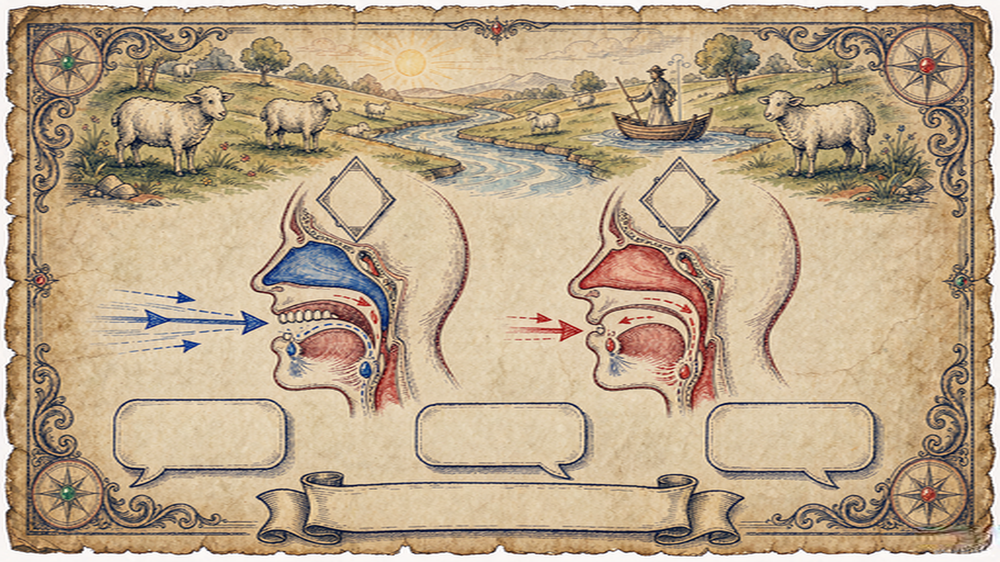
#> input picture 图片/定稿/B02-阳光农场_iː-vs-ɪ.png, 1000 x 562 px, shrunk from 1536 x 864 before the run, found by its file name; its folder holds 4 pictures in this run
$ python diag_bubbles2.py
#> lines starting #> are read from the running program, lines starting #| are printed output that depends on the picture; after the words box and inside, x2 and y2 are one past the last pixel; in counts of white or black regions, pixels touching at a corner belong together
# -*- coding: utf-8 -*-
"""精确检测 24 张 B 图的气泡（顶边+底边配对）与横幅位置"""
from PIL import Image
import numpy as np
import os

BASE = r"C:/Users/86135/WorkBuddy/英语音标播客/图片/定稿"

def analyze(path):
    im = np.array(Image.open(path).convert("RGB"))
#> im is the input picture: shape (562, 1000, 3); mean R, G, B 187, 165.4, 136.8
    bright = im.sum(axis=2) / 3
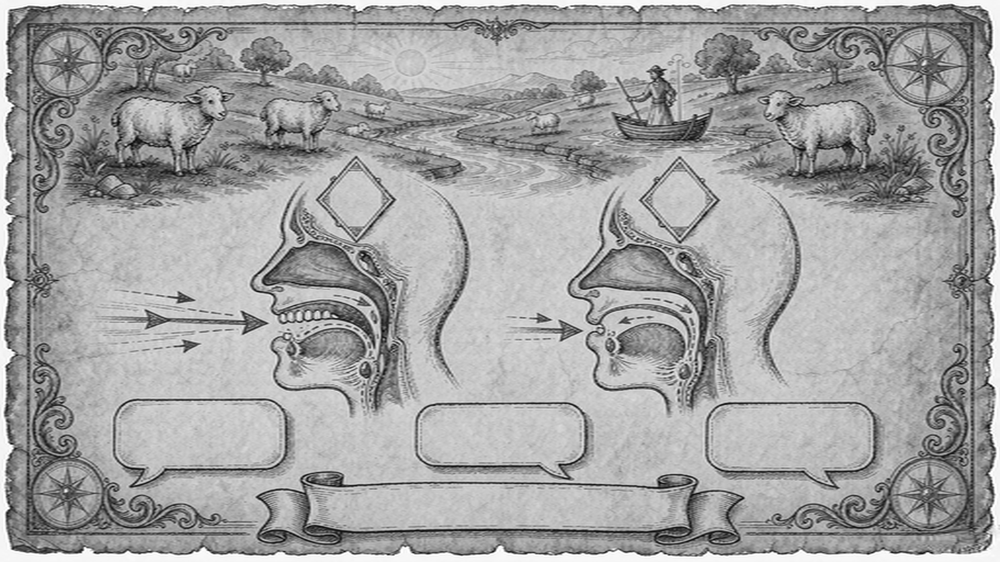
#> bright: shape (562, 1000) float64; min 4, max 255, mean 163.1
    H, W = bright.shape
#> H = 562; W = 1000
    dark = bright < 150
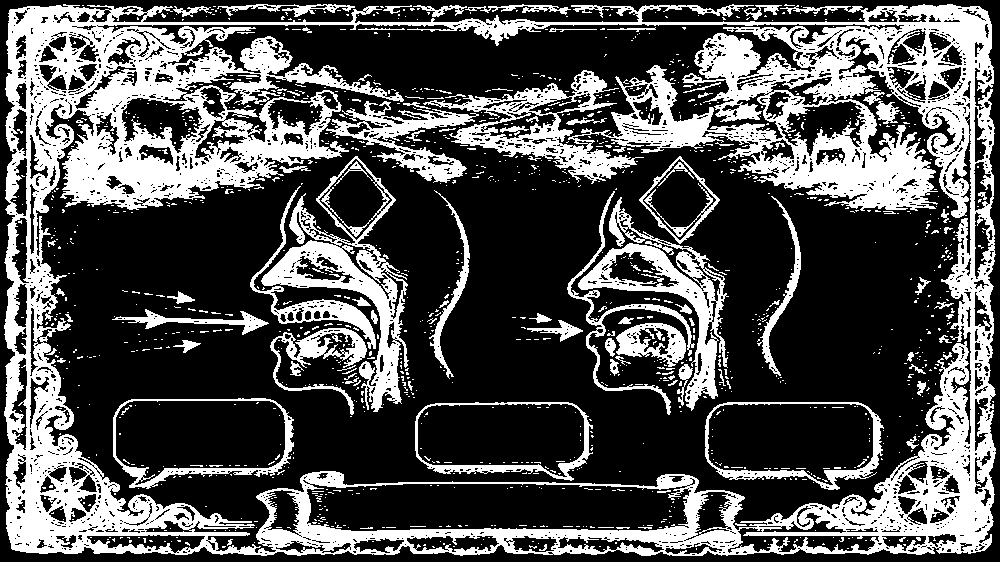
#> dark: shape (562, 1000) bool; 32.1% white; 1355 white regions (1246 under 20 px), largest, box (x1, y1, x2, y2) and area: (4, 4, 996, 556) 132342, (261, 156, 409, 412) 8307, (578, 197, 729, 411) 6426
    # 收集所有长run（>100px）作为边线段
    segs = []  # (yc, xc, ln)
    for y in range(int(0.60*H), int(0.97*H)):
        row = dark[y]; xx = 0
        while xx < W:
            if row[xx]:
                x0 = xx
                while xx < W and row[xx]: xx += 1
                if xx - x0 > 100:
                    segs.append((y, (x0+xx)/2, xx-x0))
            else:
                xx += 1
#> after the loop, segs = 32 items, first 6: (399, 201, 140), (400, 201, 146), (402, 793, 132), (403, 504, 138), (403, 792.5, 139), (465, 484, 114)
    # 聚类：相邻行、x中心接近的run归为一组（气泡的一条边）
    groups = []
    for y, xc, ln in segs:
        for g in groups:
            if abs(g["yc"] - y) <= 4 and abs(g["xc"] - xc) < 70 and abs(g["ln"] - ln) < 90:
                g["ys"].append(y); g["xc"] = (g["xc"]*g["n"] + xc)/(g["n"]+1); g["n"] += 1
                g["ln"] = max(g["ln"], ln)
                break
        else:
            groups.append({"yc": y, "xc": xc, "ln": ln, "n": 1, "ys": [y]})
#> this loop made 32 passes
#> (y, xc, ln) on passes 1 to 12: (399, 201, 140), (400, 201, 146), (402, 793, 132), (403, 504, 138), (403, 792.5, 139), (465, 484, 114), (466, 485.5, 113), (467, 487.5, 111), (469, 221, 114), (482, 473.5, 151), (483, 484, 216), (495, 933.5, 103)
#> after the loop, g = {'yc': 533, 'xc': 851.5, 'ln': 242, 'n': 3, 'ys': [533, 534, 535]}; groups = 18 items
    edges = [(np.mean(g["ys"]), g["xc"], g["ln"]) for g in groups]
#> edges = 18 items, first 6: (399.5, 201, 146), (402.5, 792.8, 139), (403, 504, 138), (466, 485.7, 114), (469, 221, 114), (482.5, 478.8, 216)
    # 气泡：两条边（顶/底），x中心接近、垂直间距50-150
    bubbles = []
    for i in range(len(edges)):
        for j in range(i+1, len(edges)):
            a, b = edges[i], edges[j]
            dy = abs(a[0] - b[0])
            if abs(a[1] - b[1]) < 60 and 50 < dy < 150:
                bubbles.append(((a[1]+b[1])/2, (a[0]+b[0])/2, dy))
#> this loop made 18 passes
#> after the loop, bubbles = [(211, 434.2, 69.5), (197.2, 465.8, 132.5), (822.1, 468.2, 131.5), (494.8, 434.5, 63), (491.4, 442.8, 79.5), (499.8, 466.2, 126.5), (500, 467, 128), (525, 468, 130), (490.6, 497.8, 63.5), (490.8, 498.5, 65), (207.2, 500.5, 63)]
    # 去重（中心距>150）
    out = []
    for cx, cy, dy in bubbles:
        if all((cx-ox)**2 + (cy-oy)**2 > 150**2 for ox, oy, _ in out):
            out.append((cx, cy, dy))
#> this loop made 11 passes
#> after the loop, out = [(211, 434.2, 69.5), (822.1, 468.2, 131.5), (494.8, 434.5, 63)]
    out.sort()
    # 横幅：y>0.80H 的最宽run
    band = [(ln, yc) for yc, xc, ln in edges if yc > 0.80*H]
#> band = [(114, 466), (114, 469), (216, 482.5), (103, 495), (241, 529.5), (402, 531), (130, 532), (107, 532), (147, 534), (165, 534), (145, 532), (242, 533.5), (128, 533), (242, 534), (109, 537)]
    band.sort(reverse=True)
    banner_y = band[0][1] if band else None
#> banner_y = 531
    return out, banner_y

files = sorted(f for f in os.listdir(BASE) if f.startswith("B") and f.endswith(".png"))
for f in files:
    bs, by = analyze(os.path.join(BASE, f))
    s = "  ".join(f"({int(cx)},{int(cy)},h{int(dy)})" for cx, cy, dy in bs)
    print(f"{f[:26]:28s} bubbles[{len(bs)}]: {s}   bannerY={int(by) if by else '-'}")
#| B02-阳光农场_iː-vs-ɪ.png         bubbles[3]: (211,434,h69)  (494,434,h63)  (822,468,h131)   bannerY=531

$ run again, on 图片/定稿/B03-早餐桌_e-vs-æ.png
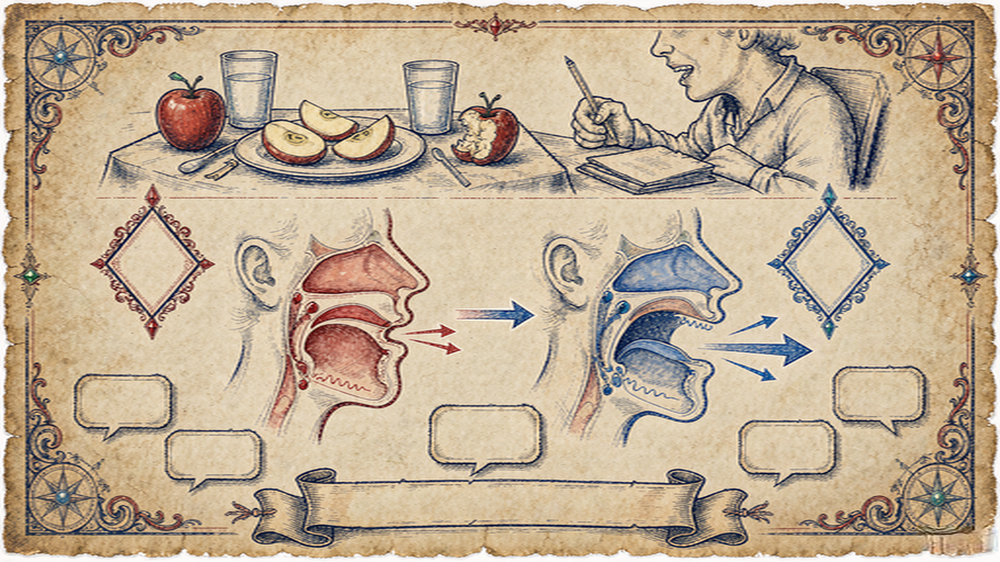
#> input picture 图片/定稿/B03-早餐桌_e-vs-æ.png, 1000 x 562 px, shrunk from 1536 x 864 before the run, found by its file name
#> in analyze, im is the input picture: shape (562, 1000, 3); mean R, G, B 191.1, 171.9, 147.3
#> in analyze, `bright = im.sum(axis=2) / 3`:
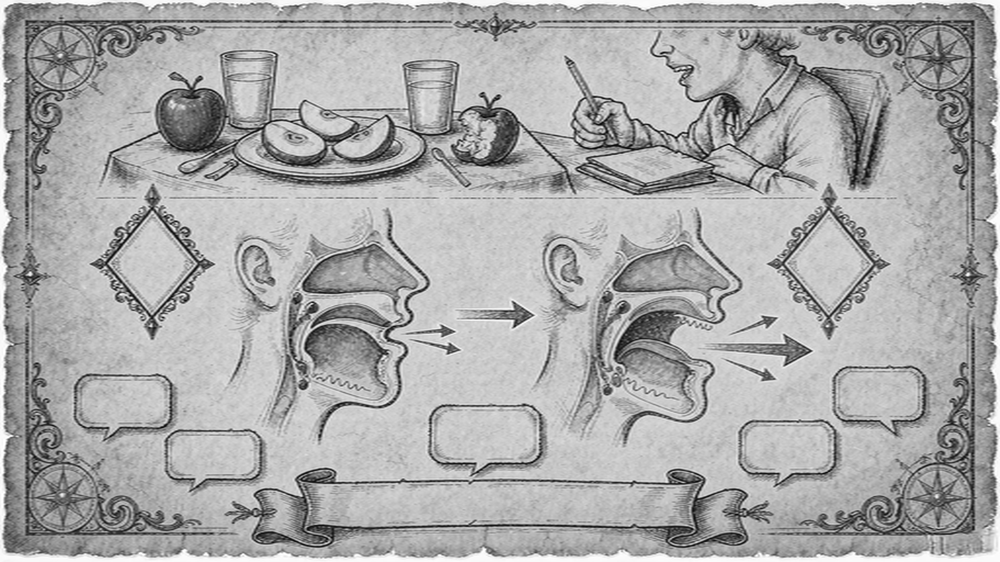
#> bright: shape (562, 1000) float64; min 7.67, max 255, mean 170.1
#> in analyze, `dark = bright < 150`:
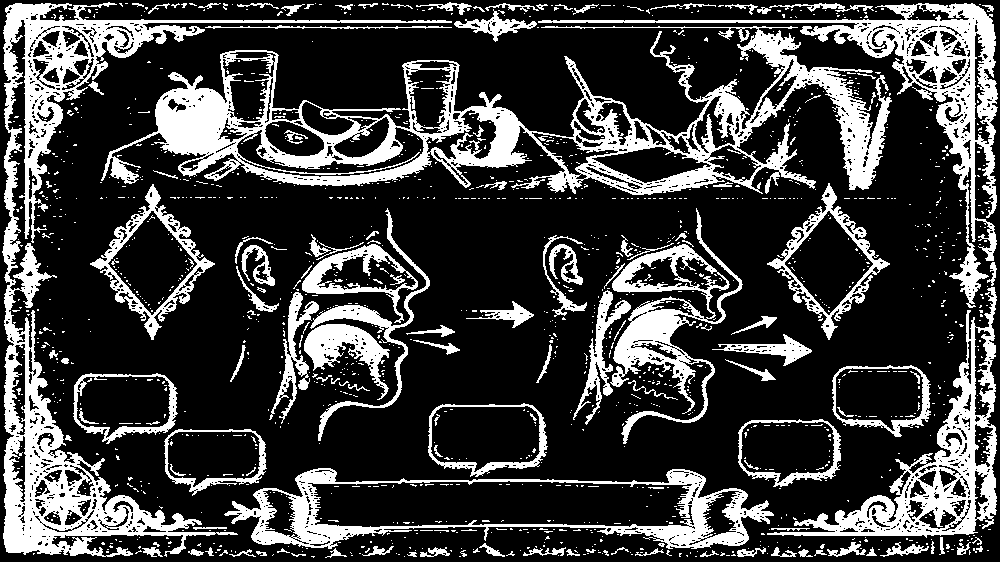
#> dark: shape (562, 1000) bool; 24.8% white; 1496 white regions (1361 under 20 px), largest, box (x1, y1, x2, y2) and area: (101, 26, 892, 195) 33159, (2, 2, 452, 557) 26449, (538, 3, 998, 308) 13145
#> after the loop in analyze, `for y in range(int(0.60*H), int(0.97*H)):`: segs = 16 items, first 6: (480, 525, 106), (481, 435, 146), (481, 561, 102), (483, 644, 102), (525, 513.5, 183), (526, 504.5, 249)
#> the loop in analyze, `for y, xc, ln in segs:` made 16 passes
#> after the loop in analyze, `for y, xc, ln in segs:`: g = {'yc': 532, 'xc': 868.1, 'ln': 207, 'n': 4, 'ys': [532, 533, 534, 535]}; groups = 8 items
#> edges = [(480.5, 543, 106), (481, 435, 146), (483, 644, 102), (525.5, 509, 249), (527.5, 364.2, 142), (530, 662, 104), (533, 112.8, 213), (533.5, 868.1, 207)]
#> the loop in analyze, `for i in range(len(edges)):` made 8 passes
#> after the loop in analyze, `for i in range(len(edges)):`: bubbles = []
#> band = [(106, 480.5), (146, 481), (102, 483), (249, 525.5), (142, 527.5), (104, 530), (213, 533), (207, 533.5)]
#> banner_y = 525.5
#| B03-早餐桌_e-vs-æ.png           bubbles[0]:    bannerY=525

$ run again, on 图片/定稿/B04-上学路_ɑː-vs-ʌ.png
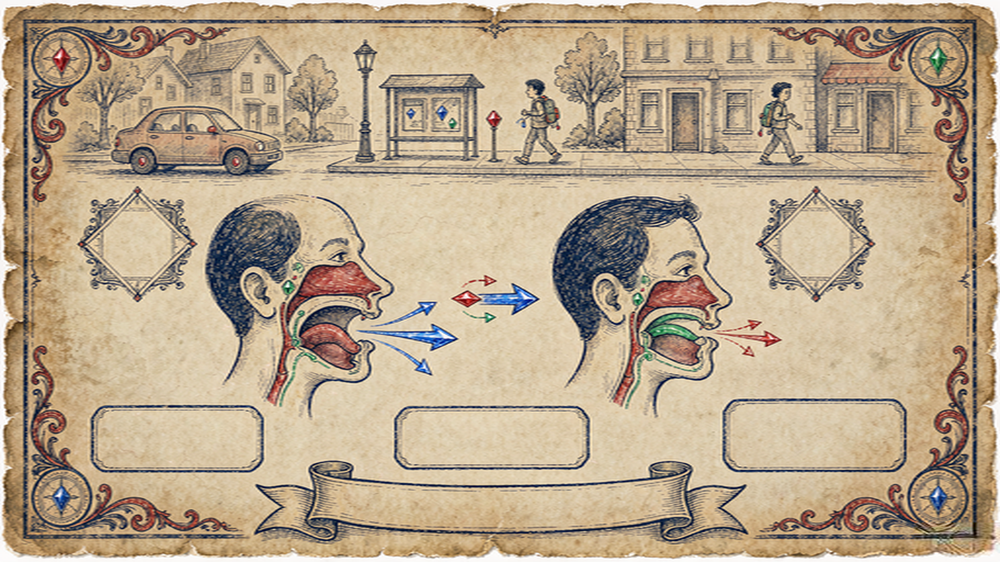
#> input picture 图片/定稿/B04-上学路_ɑː-vs-ʌ.png, 1000 x 562 px, shrunk from 1536 x 864 before the run, found by its file name
#> in analyze, im is the input picture: shape (562, 1000, 3); mean R, G, B 184.5, 165.7, 139.9
#> in analyze, `bright = im.sum(axis=2) / 3`:
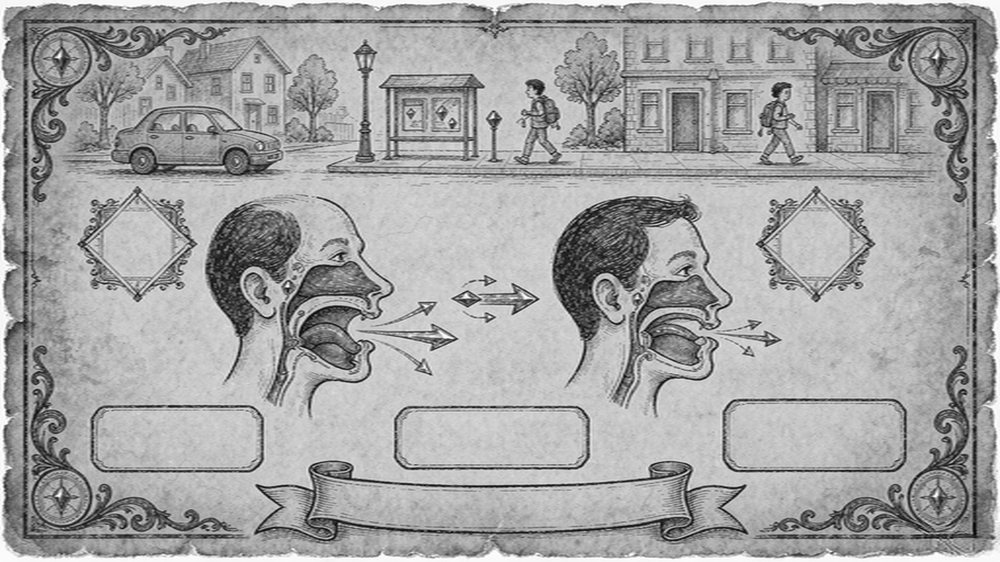
#> bright: shape (562, 1000) float64; min 0.667, max 255, mean 163.3
#> in analyze, `dark = bright < 150`:
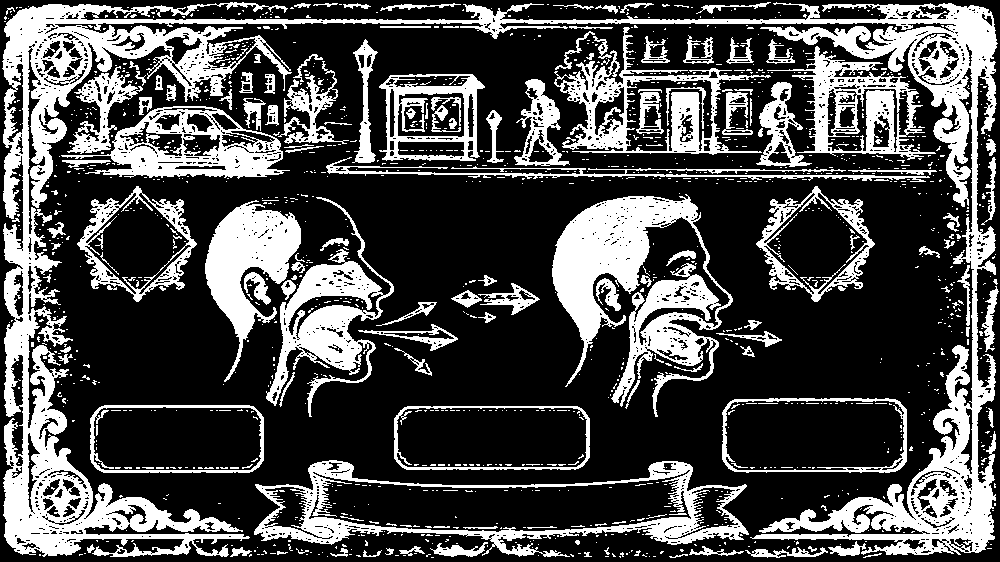
#> dark: shape (562, 1000) bool; 30% white; 1380 white regions (1228 under 20 px), largest, box (x1, y1, x2, y2) and area: (2, 2, 998, 557) 64897, (552, 194, 733, 417) 16062, (254, 460, 749, 557) 9539
#> after the loop in analyze, `for y in range(int(0.60*H), int(0.97*H)):`: segs = 27 items, first 6: (399, 815, 162), (400, 815, 166), (405, 177, 146), (406, 177.5, 153), (406, 505.5, 145), (407, 492, 176)
#> the loop in analyze, `for y, xc, ln in segs:` made 27 passes
#> after the loop in analyze, `for y, xc, ln in segs:`: g = {'yc': 534, 'xc': 904.9, 'ln': 207, 'n': 4, 'ys': [534, 535, 536, 538]}; groups = 12 items
#> edges = [(399.5, 815, 166), (405.5, 177.2, 153), (406.5, 498.8, 176), (467.5, 491.5, 179), (470.5, 176.8, 155), (470.5, 815, 166), (485.5, 495.5, 181), (532, 477.7, 156), (536, 141.1, 245), (535.8, 904.9, 207), (536, 79, 126), (537, 874.5, 241)]
#> the loop in analyze, `for i in range(len(edges)):` made 12 passes
#> after the loop in analyze, `for i in range(len(edges)):`: bubbles = [(815, 435, 71), (844.8, 468.2, 137.5), (177, 438, 65), (159.2, 470.8, 130.5), (495.1, 437, 61), (497.1, 446, 79), (488.2, 469.2, 125.5), (484.6, 499.8, 64.5), (158.9, 503.2, 65.5), (844.8, 503.8, 66.5)]
#> the loop in analyze, `for cx, cy, dy in bubbles:` made 10 passes
#> after the loop in analyze, `for cx, cy, dy in bubbles:`: out = [(815, 435, 71), (177, 438, 65), (495.1, 437, 61)]
#> band = [(179, 467.5), (155, 470.5), (166, 470.5), (181, 485.5), (156, 532), (245, 536), (207, 535.8), (126, 536), (241, 537)]
#> banner_y = 536
#| B04-上学路_ɑː-vs-ʌ.png          bubbles[3]: (177,438,h65)  (495,437,h61)  (815,435,h71)   bannerY=536

$ run again, on 图片/定稿/B05-运动会_ɒ-vs-ɔː.png
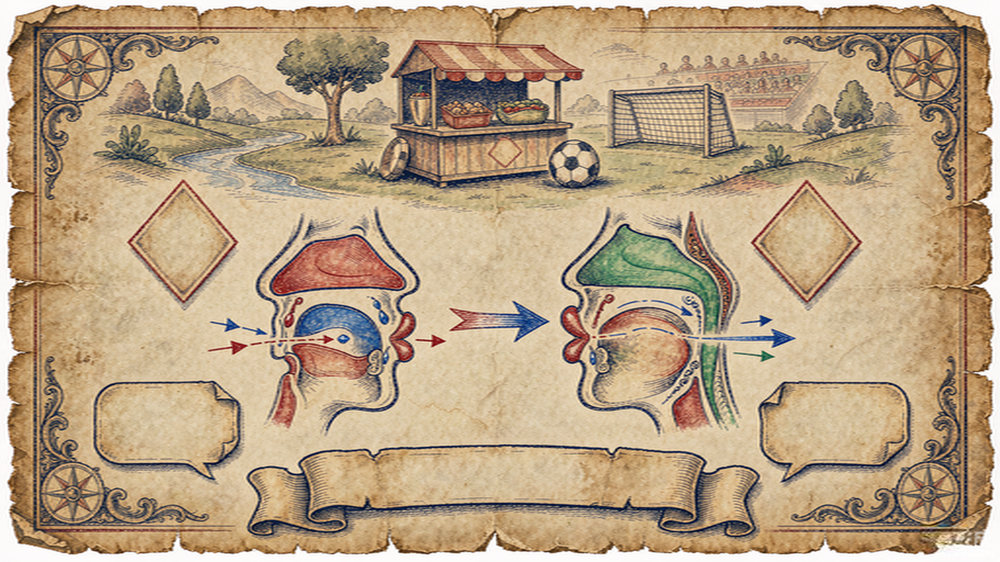
#> input picture 图片/定稿/B05-运动会_ɒ-vs-ɔː.png, 1000 x 562 px, shrunk from 1536 x 864 before the run, found by its file name
#> in analyze, im is the input picture: shape (562, 1000, 3); mean R, G, B 184.5, 161.2, 131.1
#> in analyze, `bright = im.sum(axis=2) / 3`:
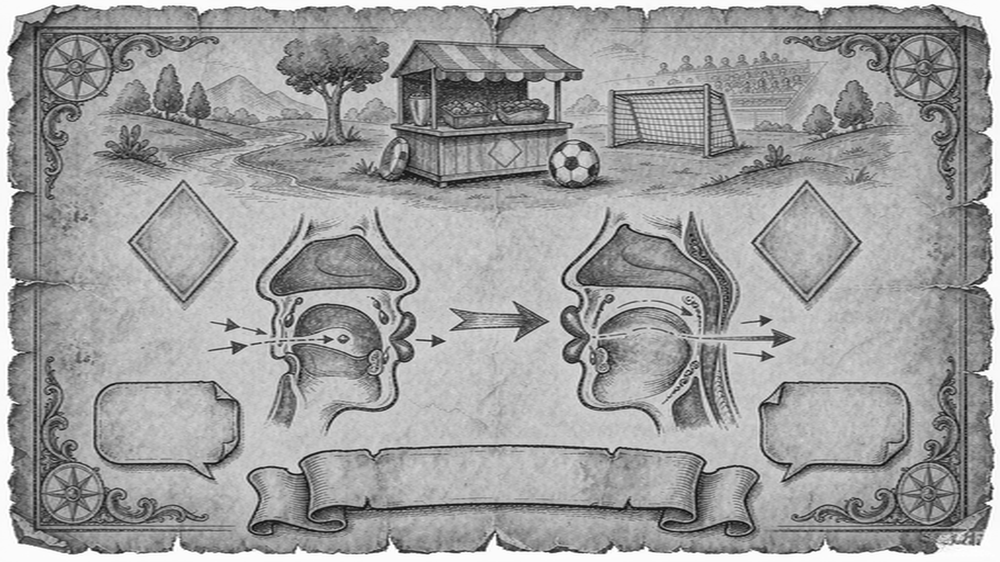
#> bright: shape (562, 1000) float64; min 11, max 255, mean 159
#> in analyze, `dark = bright < 150`:
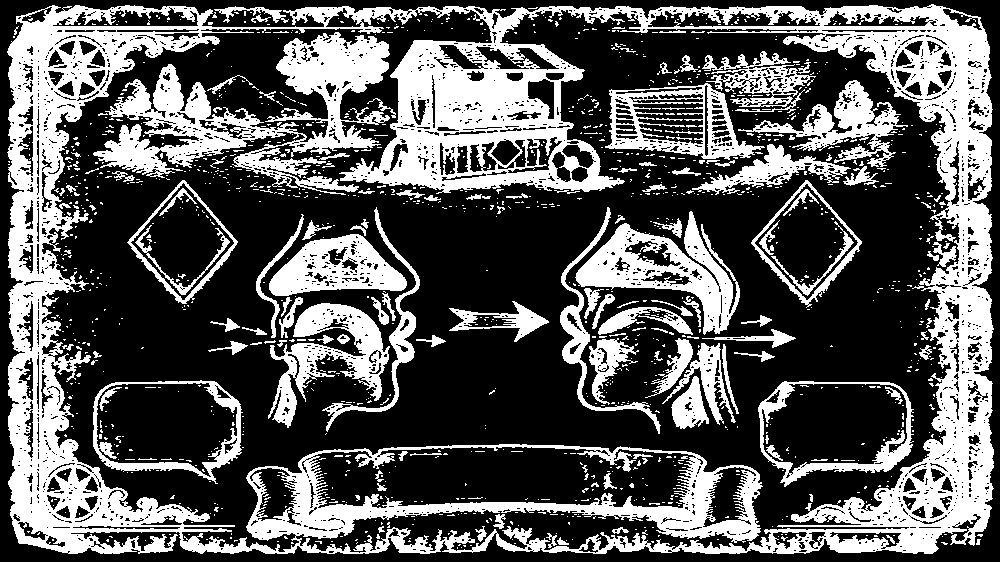
#> dark: shape (562, 1000) bool; 35.3% white; 1375 white regions (1236 under 20 px), largest, box (x1, y1, x2, y2) and area: (7, 4, 994, 554) 116363, (93, 32, 390, 195) 16773, (575, 211, 740, 335) 7152
#> after the loop in analyze, `for y in range(int(0.60*H), int(0.97*H)):`: segs = 29 items, first 6: (382, 166, 102), (382, 836, 108), (383, 837.5, 113), (445, 508, 112), (446, 503, 154), (503, 503.5, 105)
#> the loop in analyze, `for y, xc, ln in segs:` made 29 passes
#> after the loop in analyze, `for y, xc, ln in segs:`: g = {'yc': 530, 'xc': 864.8, 'ln': 203, 'n': 2, 'ys': [530, 531]}; groups = 13 items
#> edges = [(382, 166, 102), (382.5, 836.8, 113), (445.5, 505.5, 154), (504.5, 511.9, 201), (507, 532, 292), (509.7, 384.5, 166), (509.5, 622.6, 161), (513, 141.5, 107), (514, 365, 110), (526.7, 142.7, 206), (526.7, 875.8, 177), (530.5, 128.2, 200), (530.5, 864.8, 203)]
#> the loop in analyze, `for i in range(len(edges)):` made 13 passes
#> after the loop in analyze, `for i in range(len(edges)):`: bubbles = [(153.8, 447.5, 131), (154.3, 454.3, 144.7), (147.1, 456.2, 148.5), (856.3, 454.6, 144.2), (850.8, 456.5, 148), (508.7, 475, 59), (518.8, 476.2, 61.5)]
#> the loop in analyze, `for cx, cy, dy in bubbles:` made 7 passes
#> after the loop in analyze, `for cx, cy, dy in bubbles:`: out = [(153.8, 447.5, 131), (856.3, 454.6, 144.2), (508.7, 475, 59)]
#> band = [(201, 504.5), (292, 507), (166, 509.7), (161, 509.5), (107, 513), (110, 514), (206, 526.7), (177, 526.7), (200, 530.5), (203, 530.5)]
#> banner_y = 507
#| B05-运动会_ɒ-vs-ɔː.png          bubbles[3]: (153,447,h131)  (508,475,h59)  (856,454,h144)   bannerY=507
